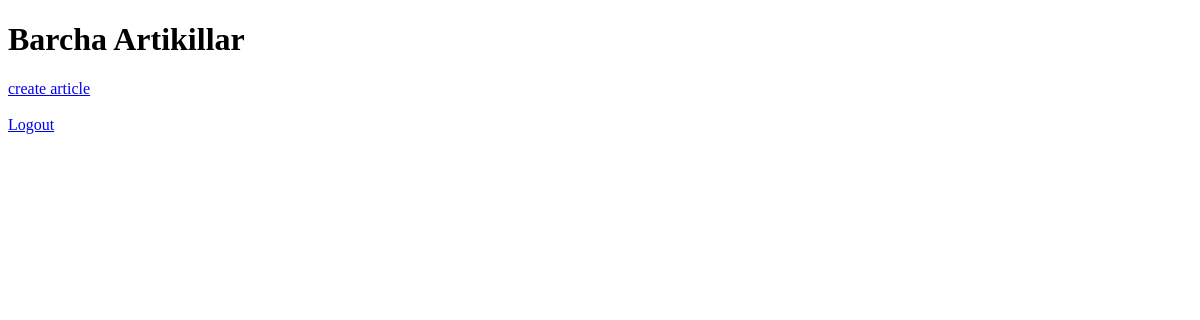
The page / (signed in) on the database as committed earlier.
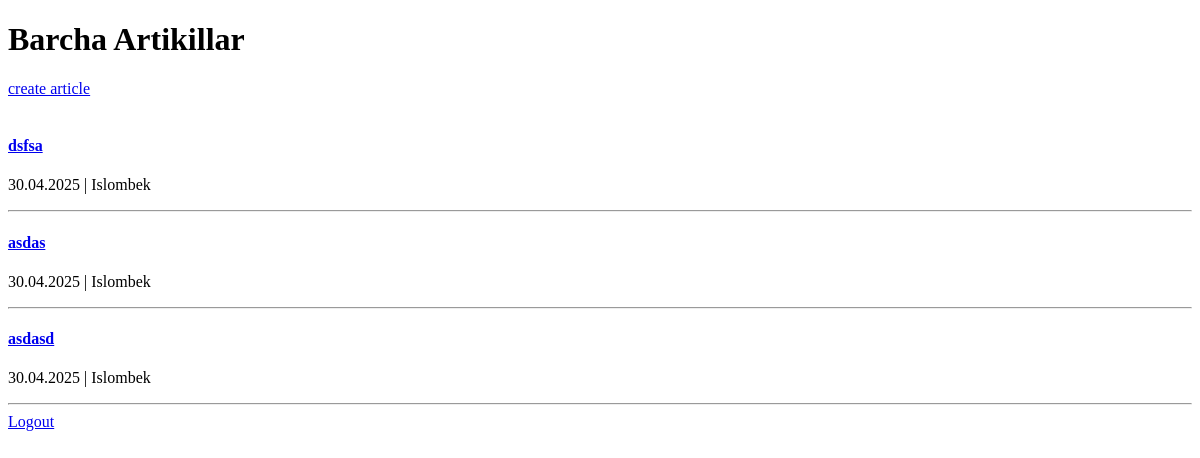
The same page on the database as committed later.
### main/models.py (models this page shows, shortened)
class Article(models.Model):
    title = models.CharField(max_length=255)
    slug = models.SlugField(max_length=255, unique=True, blank=True, null=True)
    context = models.TextField()
    tags = models.ManyToManyField(Tag)
    created_at = models.DateTimeField(auto_now_add=True)
    author = models.ForeignKey(User, on_delete=models.SET_NULL, null=True)

### main/views.py (the view)
# urls.py: path('', IndexView.as_view(), name='index'),
class IndexView(View):
    def get(self, request):
        if request.user.is_authenticated:
            articles = Article.objects.all()
            context = {
                'articles': articles,
            }
            return render(request, 'index.html', context)

### templates/index.html (shortened to what this page needs)
<!DOCTYPE html>
<html lang="en">
<head>
</head>
<body>
<h1>Barcha Artikillar</h1>
<a href="{% url 'create-articles' %}">create article</a>
<br> <br>
{% for article in articles %}
    <a href="/{{ article.slug }}/"><h4>{{ article.title }}</h4></a>
        <p>{{ article.created_at|date:"d.m.Y"}} | {{article.author }}</p>
        <hr>
{% endfor %}
<a href="{% url 'logout' %}">Logout</a>
</body>
</html>

Rows that differ between the two databases and show on the page:
added Article: title "dsfsa", created_at "30.04.2025", author "Islombek"
added Article: title "asdas", created_at "30.04.2025", author "Islombek"
added Article: title "asdasd", created_at "30.04.2025", author "Islombek"
